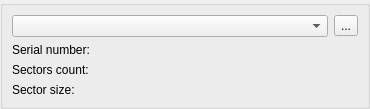
<?xml version="1.0" encoding="UTF-8"?>
<ui version="4.0">
 <class>deviceWidgetUi</class>
 <widget class="QWidget" name="deviceWidgetUi">
  <property name="geometry">
   <rect>
    <x>0</x>
    <y>0</y>
    <width>370</width>
    <height>107</height>
   </rect>
  </property>
  <property name="sizePolicy">
   <sizepolicy hsizetype="Preferred" vsizetype="Fixed">
    <horstretch>0</horstretch>
    <verstretch>0</verstretch>
   </sizepolicy>
  </property>
  <property name="windowTitle">
   <string>Form</string>
  </property>
  <layout class="QGridLayout" name="gridLayout">
   <property name="margin">
    <number>0</number>
   </property>
   <property name="spacing">
    <number>0</number>
   </property>
   <item row="0" column="0">
    <widget class="QGroupBox" name="deviceGroupBox">
     <property name="enabled">
      <bool>true</bool>
     </property>
     <property name="sizePolicy">
      <sizepolicy hsizetype="Preferred" vsizetype="Fixed">
       <horstretch>0</horstretch>
       <verstretch>0</verstretch>
      </sizepolicy>
     </property>
     <property name="title">
      <string/>
     </property>
     <layout class="QVBoxLayout" name="verticalLayout">
      <item>
       <layout class="QHBoxLayout" name="horizontalLayout">
        <item>
         <widget class="QComboBox" name="deviceComboBox">
          <property name="sizePolicy">
           <sizepolicy hsizetype="MinimumExpanding" vsizetype="Fixed">
            <horstretch>0</horstretch>
            <verstretch>0</verstretch>
           </sizepolicy>
          </property>
         </widget>
        </item>
        <item>
         <widget class="QToolButton" name="detectButton">
          <property name="text">
           <string>...</string>
          </property>
          <property name="icon">
           <iconset resource="../DiskMasterToo-DiskMasterTool/diskmasterui.qrc">
            <normaloff>:/DiskMasterUI/icons/arrow_refresh.png</normaloff>:/DiskMasterUI/icons/arrow_refresh.png</iconset>
          </property>
         </widget>
        </item>
       </layout>
      </item>
      <item>
       <layout class="QHBoxLayout" name="horizontalLayout_3">
        <item>
         <widget class="QLabel" name="label_5">
          <property name="sizePolicy">
           <sizepolicy hsizetype="Maximum" vsizetype="Fixed">
            <horstretch>0</horstretch>
            <verstretch>0</verstretch>
           </sizepolicy>
          </property>
          <property name="frameShape">
           <enum>QFrame::NoFrame</enum>
          </property>
          <property name="text">
           <string>Serial number:</string>
          </property>
         </widget>
        </item>
        <item>
         <widget class="QLabel" name="serialNumberText">
          <property name="sizePolicy">
           <sizepolicy hsizetype="Preferred" vsizetype="Fixed">
            <horstretch>0</horstretch>
            <verstretch>0</verstretch>
           </sizepolicy>
          </property>
          <property name="frameShape">
           <enum>QFrame::NoFrame</enum>
          </property>
          <property name="text">
           <string/>
          </property>
         </widget>
        </item>
       </layout>
      </item>
      <item>
       <layout class="QHBoxLayout" name="horizontalLayout_4">
        <item>
         <widget class="QLabel" name="label_6">
          <property name="sizePolicy">
           <sizepolicy hsizetype="Maximum" vsizetype="Fixed">
            <horstretch>0</horstretch>
            <verstretch>0</verstretch>
           </sizepolicy>
          </property>
          <property name="frameShape">
           <enum>QFrame::NoFrame</enum>
          </property>
          <property name="text">
           <string>Sectors count:</string>
          </property>
         </widget>
        </item>
        <item>
         <widget class="QLabel" name="sectorsCountText">
          <property name="sizePolicy">
           <sizepolicy hsizetype="Preferred" vsizetype="Fixed">
            <horstretch>0</horstretch>
            <verstretch>0</verstretch>
           </sizepolicy>
          </property>
          <property name="frameShape">
           <enum>QFrame::NoFrame</enum>
          </property>
          <property name="text">
           <string/>
          </property>
         </widget>
        </item>
       </layout>
      </item>
      <item>
       <layout class="QHBoxLayout" name="horizontalLayout_8">
        <item>
         <widget class="QLabel" name="label_4">
          <property name="sizePolicy">
           <sizepolicy hsizetype="Maximum" vsizetype="Fixed">
            <horstretch>0</horstretch>
            <verstretch>0</verstretch>
           </sizepolicy>
          </property>
          <property name="frameShape">
           <enum>QFrame::NoFrame</enum>
          </property>
          <property name="text">
           <string>Sector size:</string>
          </property>
         </widget>
        </item>
        <item>
         <widget class="QLabel" name="sectorSizeText">
          <property name="sizePolicy">
           <sizepolicy hsizetype="Preferred" vsizetype="Fixed">
            <horstretch>0</horstretch>
            <verstretch>0</verstretch>
           </sizepolicy>
          </property>
          <property name="frameShape">
           <enum>QFrame::NoFrame</enum>
          </property>
          <property name="text">
           <string/>
          </property>
         </widget>
        </item>
       </layout>
      </item>
     </layout>
    </widget>
   </item>
  </layout>
 </widget>
 <resources>
  <include location="../DiskMasterToo-DiskMasterTool/diskmasterui.qrc"/>
 </resources>
 <connections>
  <connection>
   <sender>detectButton</sender>
   <signal>clicked()</signal>
   <receiver>deviceWidgetUi</receiver>
   <slot>RefreshClicked()</slot>
   <hints>
    <hint type="sourcelabel">
     <x>350</x>
     <y>20</y>
    </hint>
    <hint type="destinationlabel">
     <x>373</x>
     <y>2</y>
    </hint>
   </hints>
  </connection>
 </connections>
 <slots>
  <slot>RefreshClicked()</slot>
 </slots>
</ui>
